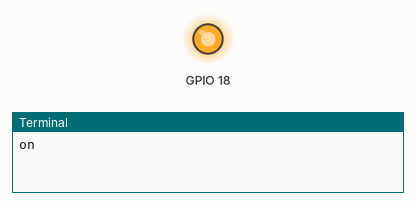
Simulated run of this program. Board: Raspberry Pi (BCM pin numbers). Parts: output pins drawn as LEDs (lit = HIGH), the last lines printed to the terminal. At 4.0 s the program stops and its outputs stay as they are.

Above: at 0.1 s.
At 2.1 s:
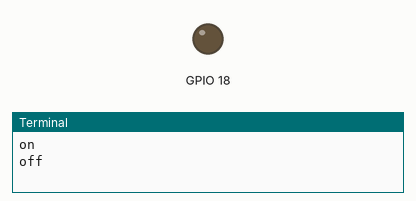
Timing chart, 0 to 3.6 s (numbered marks = the images above):
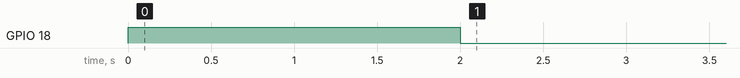

Measured:
- by itself, GPIO 18: LOW → HIGH at 0.00 s, → LOW 2.0 s later

The program:

ON_OFF.py
```python
#import libraries
import RPi.GPIO as GPIO
import time

#setup
GPIO.setwarnings(False)
GPIO.setmode(GPIO.BCM)
GPIO.setup(18,GPIO.OUT)


#run
print ("on")
GPIO.output(18,GPIO.HIGH)
time.sleep(2)
print ("off")
GPIO.output(18,GPIO.LOW)
time.sleep(2)
print ("<**>")
```
